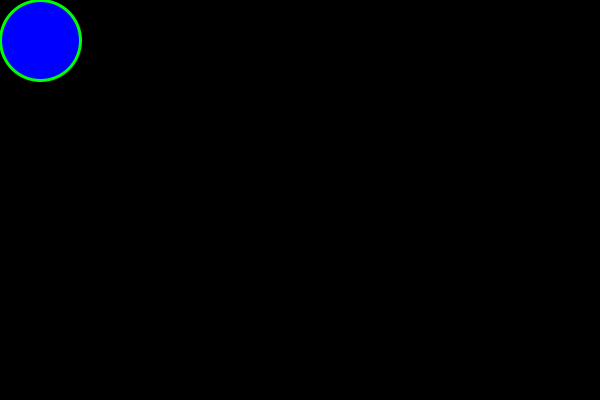
Frame 1 (no input)
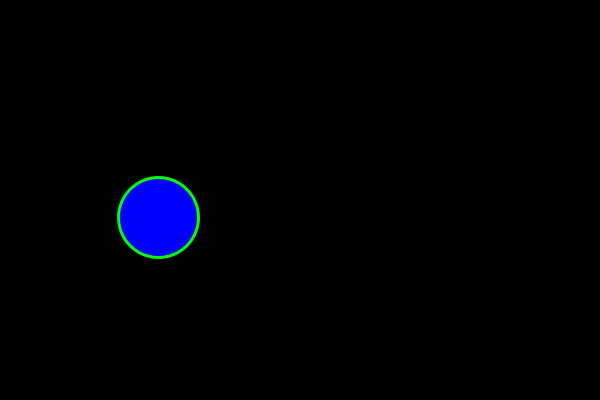
Frame 60 (the mouse pressed at the canvas centre just before this capture)
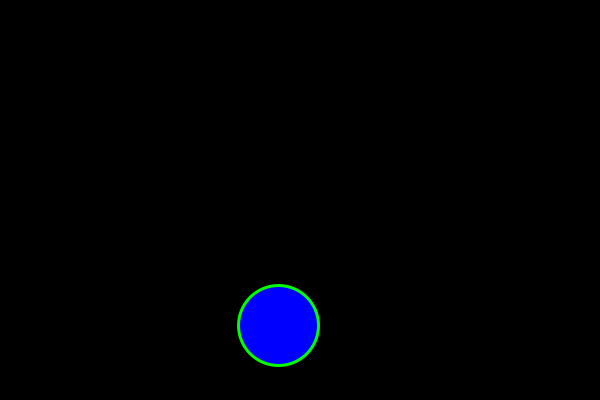
Frame 120 (the mouse held since frame 60 and released just before this capture)

The Processing sketch that drew these frames (run headless with seeded random() and noise(); from frame 60 on, the mouse is pressed at the canvas centre):

// Processing sketch: s06_animate_and_bounce_f
// ── s06_animate_and_bounce_f.pde
/*
 * Move right and bounce off the right edge
 * @author Dov Kruger
 * @created 2014-02-01
 * (c)2014 Ad Astra Education
 * Permission granted to use for non-commercial educational purposes
 * provided this comment is left intact
 */
void setup() {
  size(600,400);
}

final int RADIUS = 40; 
int x = RADIUS, y = RADIUS;
int speedX = +2, speedY = +3;
void draw() {    // draw is called over and over again
  background(0); // set background to black
  stroke(0, 255, 0); // draw edge bright green
  strokeWeight(3); // edge is 3 dots thick
  fill(0,0,255); 
  ellipse(x,y, 2*RADIUS,2*RADIUS);
  x = x + speedX;
  y = y + speedY;
  if (x < 0+RADIUS || x >= width-RADIUS ) {
    speedX = -speedX;   
  }
  if (y < 0+RADIUS || y >= height-RADIUS ) {
    speedY = -speedY;   
  }

}
